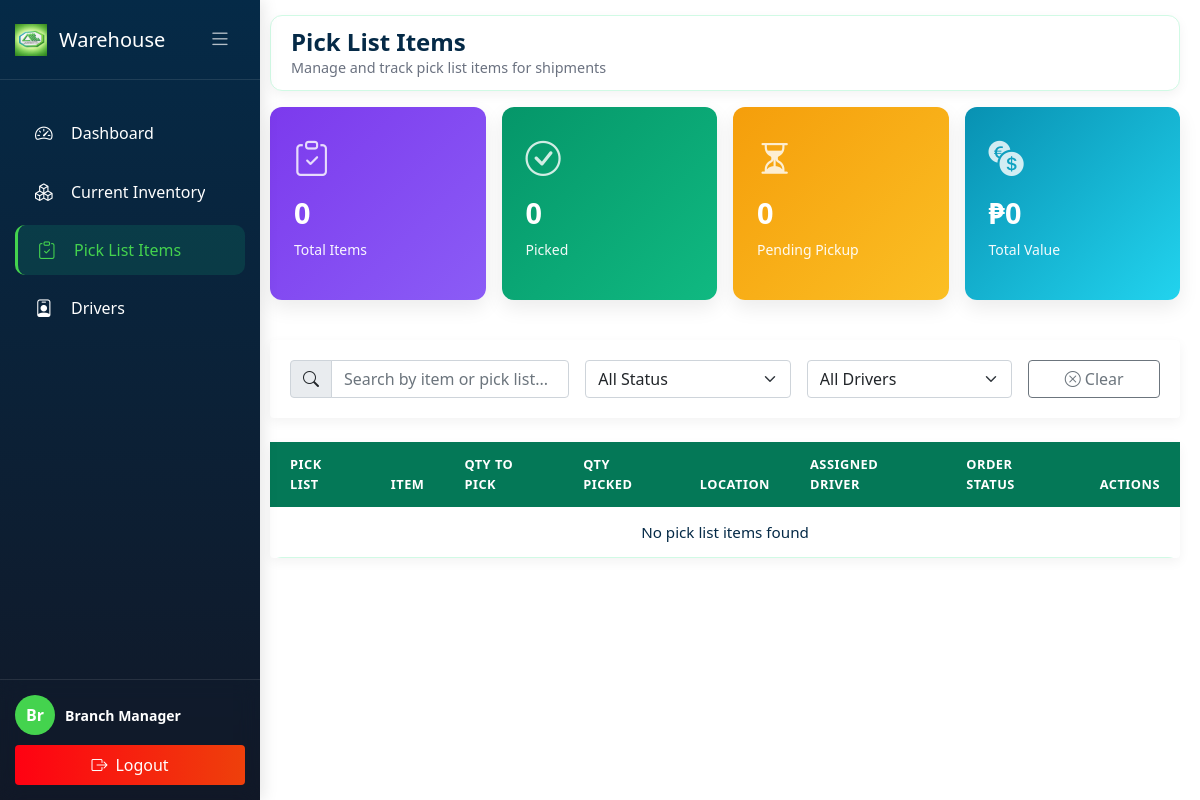
The app's page /Warehouse/pick_list_items.php (signed in), older data.
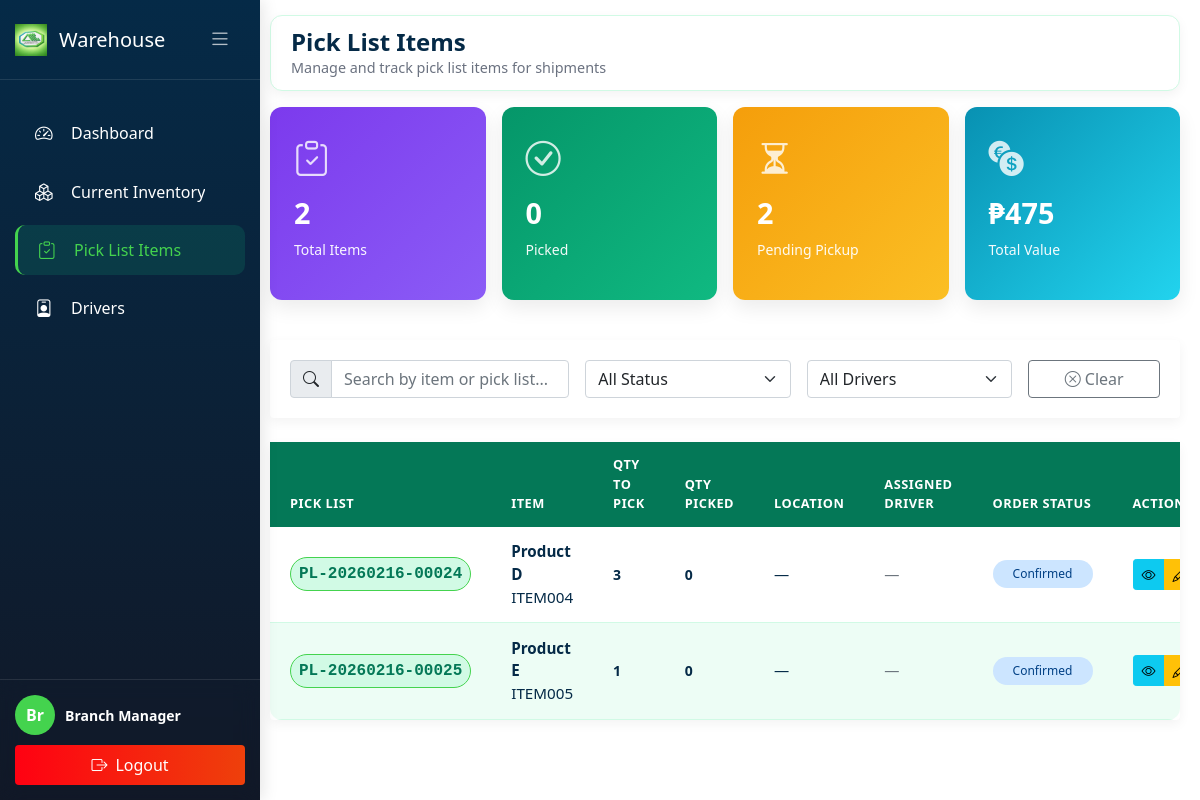
The same page, newer data.
### tables this page shows
CREATE TABLE `pick_list_items` (
  `pick_item_id` int(11) NOT NULL,
  `pick_list_id` int(11) NOT NULL,
  `item_id` int(11) NOT NULL,
  `quantity_to_pick` int(11) NOT NULL,
  `quantity_picked` int(11) DEFAULT 0,
  `location_bin` varchar(50) DEFAULT NULL,
  `branch_id` int(11) DEFAULT NULL
);

CREATE TABLE `pick_lists` (
  `pick_list_id` int(11) NOT NULL,
  `pick_list_number` varchar(50) NOT NULL,
  `so_id` int(11) NOT NULL,
  `branch_id` int(11) NOT NULL,
  `driver_id` int(11) DEFAULT NULL,
  `pick_date` date DEFAULT NULL,
  `pick_status` enum('open','in-progress','completed','cancelled') DEFAULT 'open',
  `picked_by` int(11) DEFAULT NULL,
  `verified_by` int(11) DEFAULT NULL,
  `created_at` timestamp NOT NULL DEFAULT current_timestamp(),
  `updated_at` timestamp NOT NULL DEFAULT current_timestamp() ON UPDATE current_timestamp()
);

CREATE TABLE `items` (
  `item_id` int(11) NOT NULL,
  `item_code` varchar(50) NOT NULL,
  `item_name` varchar(150) NOT NULL,
  `description` text DEFAULT NULL,
  `category` varchar(100) DEFAULT NULL,
  `stock` int(11) NOT NULL,
  `unit_type` enum('case','inner-pack','piece','box','carton') DEFAULT 'piece',
  `unit_price` decimal(10,2) NOT NULL,
  `reorder_level` int(11) DEFAULT 50,
  `status` enum('active','inactive','discontinued') DEFAULT 'active',
  `created_at` timestamp NOT NULL DEFAULT current_timestamp(),
  `updated_at` timestamp NOT NULL DEFAULT current_timestamp() ON UPDATE current_timestamp(),
  `branch_id` int(11) DEFAULT NULL
);

CREATE TABLE `sales_orders` (
  `so_id` int(11) NOT NULL,
  `so_number` varchar(50) NOT NULL,
  `customer_id` int(11) NOT NULL,
  `branch_id` int(11) DEFAULT NULL,
  `order_date` datetime NOT NULL,
  `delivery_date` date DEFAULT NULL,
  `total_amount` decimal(12,2) NOT NULL,
  `order_status` enum('pending','confirmed','processing','ready','delivered','cancelled') DEFAULT 'pending',
  `created_by` int(11) NOT NULL,
  `created_at` timestamp NOT NULL DEFAULT current_timestamp(),
  `updated_at` timestamp NOT NULL DEFAULT current_timestamp() ON UPDATE current_timestamp()
);

### Warehouse/pick_list_items.php (the view, shortened to what the rows shown need)
<?php
require_once '../config/database.php';
function getOrderStatusBadge($status) {
    switch($status) {
        case 'confirmed': return 'status-confirmed';
    }
}
function getOrderStatusText($status) {
    switch($status) {
        case 'confirmed': return 'Confirmed';
    }
}
?>
<!DOCTYPE html>
<html lang="en">
<head>
    <link rel="stylesheet" href="../css/warehouse.css">
    <link href="https://cdn.jsdelivr.net/npm/bootstrap@5.1.3/dist/css/bootstrap.min.css" rel="stylesheet">
    <link rel="stylesheet" href="https://cdn.jsdelivr.net/npm/bootstrap-icons@1.8.1/font/bootstrap-icons.css">
</head>
<body>
    <div id="appPage">
        <div class="main-content">
            <div class="navbar-top">
                <div class="page-title">
                    <h2>Pick List Items</h2>
                </div>
            </div>
            <div class="card">
                <div class="table-responsive">
                    <table class="table table-hover mb-0">
                        <thead class="table-light">
                            <tr>
                                <th>Pick List</th>
                                <th>Item</th>
                                <th>Qty to Pick</th>
                                <th>Qty Picked</th>
                                <th>Location</th>
                                <th>Assigned Driver</th>
                                <th>Order Status</th>
                                <th>Actions</th>
                            </tr>
                        </thead>
                        <tbody>
                            <?php
                            $pick_list_items_query = "SELECT pli.*,
                                                             pl.pick_list_number,
                                                             i.item_name,
                                                             i.item_code,
                                                             d.driver_id,
                                                             d.driver_name,
                                                             d.vehicle_plate_number,
                                                             so.order_status,
                                                             so.so_number
                                                     FROM pick_list_items pli
                                                     JOIN pick_lists pl ON pli.pick_list_id = pl.pick_list_id
                                                     JOIN items i ON pli.item_id = i.item_id
                                                     LEFT JOIN drivers d ON pl.driver_id = d.driver_id
                                                     LEFT JOIN sales_orders so ON pl.so_id = so.so_id
                                                     ORDER BY pli.pick_item_id DESC";
                            $result = $conn->query($pick_list_items_query);
                            if ($result && $result->num_rows > 0) {
                                while($row = $result->fetch_assoc()) {
                                    ?>
                                    <tr data-driver-id="<?php echo $row['driver_id'] ?? ''; ?>"
                                        data-order-status="<?php echo $row['order_status'] ?? ''; ?>">
                                        <td>
                                            <span class="badge bg-light text-dark fs-6 p-2"><?php echo htmlspecialchars($row['pick_list_number']); ?></span>
                                        </td>
                                        <td>
                                            <div class="fw-bold"><?php echo htmlspecialchars($row['item_name']); ?></div>
                                            <div><?php echo htmlspecialchars($row['item_code']); ?></div>
                                        </td>
                                        <td><span class="quantity-display"><?php echo number_format($row['quantity_to_pick']); ?></span></td>
                                        <td>
                                            <span class="quantity-display"><?php echo number_format($row['quantity_picked']); ?></span>
                                        </td>
                                        <td><?php echo htmlspecialchars($row['location_bin'] ?? '—'); ?></td>
                                        <td>
                                            <?php if (!empty($row['driver_name'])): ?>
                                                <span class="driver-badge">
                                                    <i class="bi bi-truck"></i>
                                                    <?php echo htmlspecialchars($row['driver_name']); ?>
                                                </span>
                                            <?php else: ?>
                                                <span class="text-muted">—</span>
                                            <?php endif; ?>
                                        </td>
                                        <td>
                                            <?php if (!empty($row['order_status'])): ?>
                                                <span class="order-status-badge <?php echo getOrderStatusBadge($row['order_status']); ?>">
                                                    <?php echo getOrderStatusText($row['order_status']); ?>
                                                </span>
                                            <?php else: ?>
                                                <span class="text-muted">—</span>
                                            <?php endif; ?>
                                        </td>
                                        <td>
                                            <div class="btn-group" role="group">
                                                <button class="btn btn-sm btn-info" data-bs-toggle="modal" data-bs-target="#viewItemModal"
                                                        onclick="loadPickItemDetails('<?php echo $row['pick_item_id']; ?>')">
                                                    <i class="bi bi-eye"></i>
                                                </button>
                                                <?php if ($row['order_status'] != 'delivered' && $row['order_status'] != 'cancelled'): ?>
                                                <button class="btn btn-sm btn-warning" data-bs-toggle="modal" data-bs-target="#updatePickModal"
                                                        onclick="setUpdatePickItem('<?php echo $row['pick_item_id']; ?>', '<?php echo $row['quantity_to_pick']; ?>', '<?php echo $row['quantity_picked']; ?>', '<?php echo addslashes($row['item_name']); ?>', '<?php echo $row['item_code']; ?>')">
                                                    <i class="bi bi-pencil"></i>
                                                </button>
                                                <?php endif; ?>
                                            </div>
                                        </td>
                                    </tr>
                                    <?php
                                }
                            } else {
                                echo '<tr><td colspan="8" class="text-center py-4">No pick list items found</td></tr>';
                            }
                            ?>
                        </tbody>
                    </table>
                </div>
            </div>
        </div>
    </div>
</body>
</html>

Row changes from the older to the newer data that the page shows:
added pick_list_items: pick_list.pick_list_number "PL-20260216-00024", item.item_name "Product D", item.item_code "ITEM004", quantity_to_pick "3", quantity_picked "0", location_bin "—", sales_orders.order_status "Confirmed"
added pick_list_items: pick_list.pick_list_number "PL-20260216-00025", item.item_name "Product E", item.item_code "ITEM005", quantity_to_pick "1", quantity_picked "0", location_bin "—", sales_orders.order_status "Confirmed"
Text that changed along with them:
$stats['total_items']: "0" → "2"
$stats['pending']: "0" → "2"
$total_value: "0" → "475"
text no longer shown: "No pick list items found"
